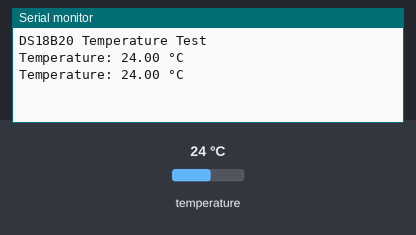
The sketch below on a simulated Arduino Uno, built with avr-gcc and run on an emulated ATmega328P. Shown: the last lines printed to the serial monitor. The test bench sets the inputs (shaded band); at power-on: temperature 24 °C.

Above: at 3.3 s.
3.4 s: temperature set to 12 °C
At 5.4 s:
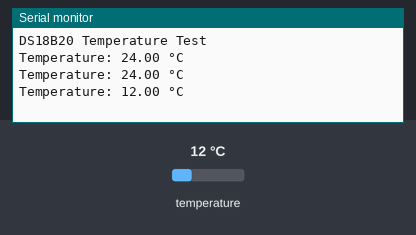
5.9 s: temperature set to 19 °C
At 6.6 s:
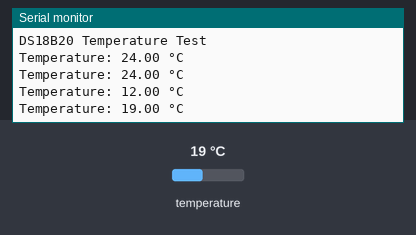
Timing chart, 0 to 8.9 s (numbered marks = the images above; inputs shaded):
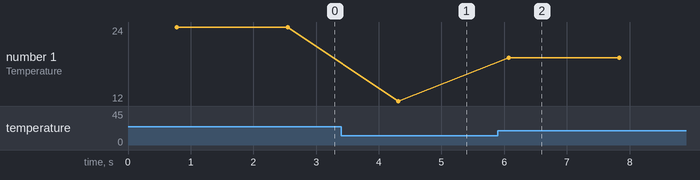

Measured:
- after the input at 3.4 s, the serial monitor: prints a new line after 0.91 s (image 1)
- after the input at 5.9 s, the serial monitor: prints a new line after 0.17 s (image 2)
- plotted number 1: 24 → 12 after the input at 3.4 s, 12 → 19 after the input at 5.9 s

The sketch:

ds18d20_water_temperature_sensor_test.ino
```cpp
#include <OneWire.h>
#include <DallasTemperature.h>

#define ONE_WIRE_BUS 27

OneWire oneWire(ONE_WIRE_BUS);
DallasTemperature sensors(&oneWire);

void setup() {
  Serial.begin(115200);
  Serial.println("DS18B20 Temperature Test");

  sensors.begin();
}

void loop() {
  sensors.requestTemperatures();

  float temperatureC = sensors.getTempCByIndex(0);

  Serial.print("Temperature: ");

  if (temperatureC == DEVICE_DISCONNECTED_C) {
    Serial.println("Sensor not detected!");
  } else {
    Serial.print(temperatureC);
    Serial.println(" °C");
  }

  delay(1000);
}
```
